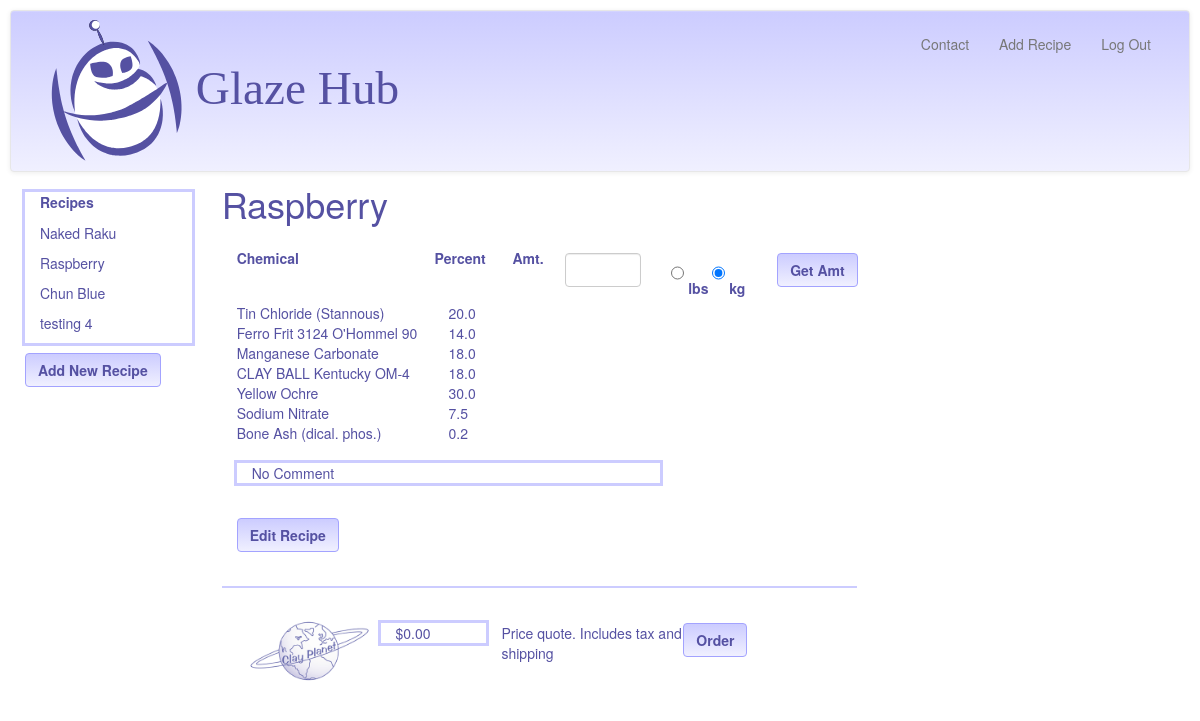
Page /recipecomps/4/Raspberry (signed in) on the earlier database version.
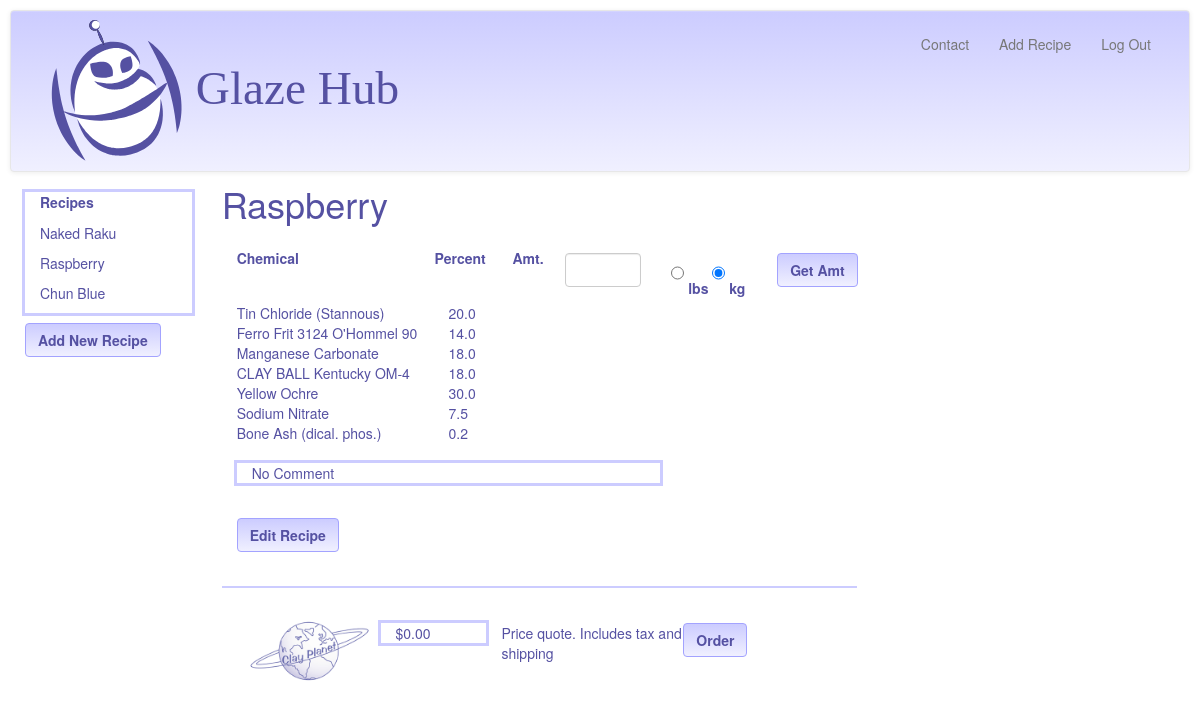
Same page on the later database version.
### model.py (models this page shows, shortened)
class Recipe(Base):
	__tablename__ = "recipes"
	id = Column(Integer, primary_key = True)
	recipe_name = Column(String (120))
	user_id = Column(Integer, ForeignKey('users.id'))
	user_notes = Column(String (3000), nullable = True)
	user = relationship("User", backref = backref("recipes", order_by=id))
	@classmethod
	def getRecipeNamesByUserID(cls, user_id):
		return session.query(Recipe).filter_by(user_id = user_id).all()
	@classmethod
	def getRecipeIDByName(cls, recipe_name, user_id):
		return session.query(Recipe).filter_by(recipe_name=recipe_name).filter_by(user_id = user_id).first()

class Component(Base):
	__tablename__ = "components"
	id = Column(Integer, primary_key = True)
	chem_id = Column(Integer, ForeignKey('chemicals.id'), nullable = False)
	recipe_id = Column(Integer, ForeignKey('recipes.id'), nullable = False)
	percentage = Column(Float, nullable = False)
	chem = relationship("Chem", backref = backref("components", order_by=id))
	recipe = relationship("Recipe", backref = backref("components", order_by=id))
	@classmethod
	def getComponentsByRecipeID(cls,recipe_id):
		return session.query(Component).filter_by(recipe_id = recipe_id).all()

class Chem(Base):
	__tablename__ = "chemicals"
	id = Column(Integer, primary_key = True)
	chem_name = Column(String(120))
	quarter = Column(Float)
	half = Column(Float)
	onelb = Column(Float)
	fivelb = Column(Float)
	tenlb = Column(Float)
	twentyfivelb = Column(Float)
	fiftylb = Column(Float)
	onehundlb = Column(Float)
	fivehundlb = Column(Float)

### glazehub.py (the view)
@app.route("/recipecomps/<int:userViewID>/<recipeName>")
def recipe(userViewID, recipeName):
	display_recipes = showUserRecipeList(userViewID)
	userLoginID = session["user_id"]
	if userLoginID != int(userViewID):
		flash ("Invalid User ID. Here are your recipes.")
		userViewID = userLoginID
		recipes = model.Recipe.getRecipeNamesByUserID(userLoginID)
		return render_template("user_recipes.html", display_recipes = recipes)
	else:
		recipe = model.Recipe.getRecipeIDByName(recipeName, userViewID)
		components = model.Component.getComponentsByRecipeID(recipe.id)
	messageToUser = None
	price = 0.00
	batchComp = []
	wholenumlist = []
	leftoverbitslist = []
	batchsize = None
	unit_sys = "unitSys"
	lbschecked = ""
	kgchecked = 'checked = "checked"'
	return render_template("/recipecomps.html/", user_id = userViewID, recipe_name = recipeName,
			components = components, batchComp = batchComp, display_recipes=display_recipes,
			user_notes = recipe.user_notes, messageToUser = messageToUser, unitSys = unit_sys,
			batchsize = batchsize, wholenumlist=wholenumlist, lbschecked =lbschecked,
			kgchecked =kgchecked, leftoverbitslist=leftoverbitslist, price = price)

### glazehub.py (called while the page is built)
def showUserRecipeList(userViewID):
	userLoginID = session["user_id"]
	if userLoginID != int(userViewID):
		flash ("Invalid User ID. Here are your recipes. 3")
		userViewID = userLoginID
		recipes = model.Recipe.getRecipeNamesByUserID(userLoginID)
		return recipes
	else:
		recipes = model.Recipe.getRecipeNamesByUserID(userViewID)
		return recipes

### templates/recipecomps.html (shortened to what this page needs)
{% extends 'base2.html' %}
{% block body %}
<div class = "col-sm-2">
	<div class = "col-sm-12" id = "recipe_list" style="outline: 3px solid #ccccff; margin-bottom:10px" >
    	<label class = "control-label" for="userRecipes">
			Recipes
		</label>
		{% for recipe in display_recipes %}
		<ul style = "margin-top: 6px" class="recipe_names">
			<a class = "recipe_links" href = "/recipecomps/{{recipe.user_id}}/{{recipe.recipe_name }}">
				<li>{{ recipe.recipe_name }}</li></a>
		</ul>
		{% endfor %}
	</div>
	<div class = "row" id = "add_recipe_button">
		<div class = "col-sm-2">
			<a href = "/addRecipe/{{user_id}}">
			<button class ="btn btn-GH" id = "add_recipe">
					<strong>Add New Recipe</strong></button>
			</a>
		</div>
	</div>
</div>
	<div class = "col-sm-10" id = "recipe_section" style="margin-top:-2em">
		<h1>{{ recipe_name }}</h1>
		<div class = "col-sm-8" id = "recipe_list" >
			<div class = "row" style = "color:#5551a2">
				<div class = "col-sm-4" id = "chem_name" style = "margin-top:1em"><strong>Chemical
					</strong>
				</div>
				<div class = "col-sm-2" id = "percentage" style = "margin-top:1em; margin-left:-1em"><strong>Percent
					</strong>
				</div>
				<div class = "form-group" id = "amount_to_make" style = "margin-top:1em">
					<label class = "col-sm-1 control-label" style = "margin-left: -2em" for "amt">
						Amt.
					</label>
					<form action = "/batchSizeChange/{{user_id}}/{{recipe_name}}" method = "POST">
						<div class ="col-sm-2">
							{% if batchsize %}
								<input class = "form-control" type = "text" id = "batchsize"
										  name="batchsize" value = "{{batchsize}}"/>
							{% else %}
								<input class = "form-control" type = "text" id = "batchsize"
										  name="batchsize" value = ""/>
							{% endif %}
						</div>
						<div class = "col-sm-2">
							<input class = "radio-GH" type = "radio" name= "unitSys" value = "lbs"
								{{lbschecked}}/>
							<label for "pounds">lbs</label>
							<input class = "radio-GH" type = "radio" name= "unitSys" value = "kg"
								{{kgchecked}}/>
							<label for "metric">kg</label>
						</div>
						<div class = "col-sm-1">
							<button class ="btn btn-GH" style="margin-top:5px" type = "submit" id = "getAmount">
							<strong>Get Amt</strong></button>
						</div>
						<div class = "col-sm-8" id ="comp_percent_amt">
						{% for comp in components %}
							<div class = "row">
								<div class = "col-sm-6" >{{comp.chem.chem_name}}</div>
								<div class = "col-sm-2">{{comp.percentage}}</div>
							</div>
						{% endfor %}
						</div>
					</form>
				</div>
				<div class = "col-sm-4">
				</div>
			</div>
			<div class = "row">
				<div class = "col-sm-8"
					style="outline: 3px solid #ccccff; margin-top:20px; margin-left:15px;
						margin-bottom:20px">
					{{user_notes}}
				</div>
			</div>
			<div class = "row">
				<form action = "/editRecipe/{{user_id}}/{{recipe_name}}"
					<div class = "col-sm-2">
						<button class ="btn btn-GH" style="margin-top:15px" type = "submit" id = "editRecipe">
						<strong>Edit Recipe</strong></button>
					</div>
			<div class = "row">
				<hr noshade color ="#ccccff"></hr>
			</div>
		<form action = "/emailCP/{{user_id}}">
			<div class = "row">
				<div class = "col-sm-3">
					<img id = "cplogo" src="/static/img/cplogo.png">
				</div>
				<div class = "col-sm-2" style="outline: 3px solid #ccccff; margin-top:15px">
					{{"$%.2f" %price}}
				</div>
				<div class = "col-sm-4" style="margin-top:15px">
					Price quote. Includes tax and shipping
				</div>
				<div class = "col-sm-1">
					<button class ="btn btn-GH" style="margin-top:15px; margin-left:-30px"
						id = "order">
					<strong>Order</strong></button>
				</div>
			</div>
		</form>
	</div>
	</div>
{% endblock %}

Differences in the rows shown:
removed Recipe: recipe_name "testing 4"
